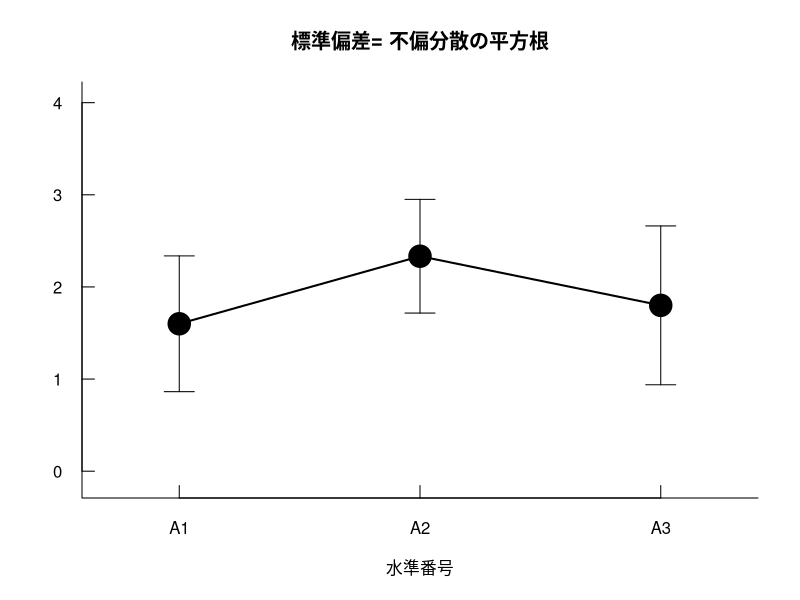

Write the R code that produced this figure.
#######　分散分析ｓＡ(１要因参加者内)　#######

## js-STARの入力: sA
levA <- 3
n    <- c(15,15,15)

data <- c(
 1, 2, 1,
 1, 2, 1,
 1, 2, 1,
 2, 3, 4,
 3, 2, 2,
 1, 1, 2,
 1, 2, 1,
 2, 3, 2,
 2, 3, 2,
 1, 3, 1,
 2, 3, 2,
 1, 2, 1,
 3, 3, 2,
 2, 2, 2,
 1, 2, 3
)
## js-STARの入力おわり

## スタック形式のデータセット
s  <- gl(mean(n), levA)
A  <- gl(levA, 1, n[1]*levA)
sA <- data.frame(s, A, data)
N  <- mean(n)

## 基本統計量の計算
hk  <- tapply(sA$data, sA$A, mean)
sd  <- tapply(sA$data, sA$A, sd)
mi  <- tapply(sA$data, sA$A, min)
ma  <- tapply(sA$data, sA$A, max)

tx1 <- matrix(round(c(
  n,
  hk,
  sd,
  mi,
  ma
  ), 4), nc=5 )
colnames(tx1) <- c(
  "   Ｎ",
  "     Mean",
  "       SD",
  "   Min",
  "   Max" )
rownames(tx1) <- c(
  paste("A.", 1:levA, sep="")
  )


## 作図：プロット＆ラインズ
suij <- 1:levA           # 水準番号
xjik <- c(1-.3, levA+.3) # ｘ軸の拡幅
bai=2                    # ｙ軸の拡幅倍率
yjik <- c(
  min(hk)-max(sd)*bai,
  max(hk)+max(sd)*bai)

plot(suij, hk,                 # 描点指定
  bty="l", xli=xjik, yli=yjik, # 枠の設定
  tck=0.03,                    # 目盛り突起
  las=1,                       # 目盛り正立
  xlab=c("水準番号"),
  ylab=c(""),
  xaxt="n",
  main=c("標準偏差= 不偏分散の平方根")
  )
axis(side=1,
     at=1:levA,
     tck=0.03,
     labels=c("A1","A2","A3")
     )
arrows(
  suij,hk, suij,hk+sd, # ＳＤ上向き
  ang=90, le=0.15 )    # 矢羽の角度と長さ
arrows(
  suij,hk, suij,hk-sd, # ＳＤ下向き
  ang=90, le=0.15 )

lines (suij,hk, lwd=2,col=1) # 線幅、線色
points(suij,hk, pch=21,      # 描点21番
       cex=3, bg=1 )         # ４倍、黒色


## 分散分析
kx2 <- c()
kx2 <- anova(lm(data~s+A, sA))
tx2 <- c()
tx2 <- matrix(round( c(
  kx2$S,kx2$D,kx2$M,kx2$F,kx2$P
  ), 4), nr=3)
colnames(tx2) <- c(
  "       SS",
  "  df",
  "       MS",
  "      Ｆ",
  "     ｐ")
rownames(tx2) <- c(
  "　ｓ　",
  "要因Ａ",
  "ｓ×Ａ")

kx3 <- c()
kx3 <- pairwise.t.test( # 多重比較
  sA$data, sA$A,
  p.ad="BH", pair=1)    # 対応あり
tx3 <- c()
tx3 <- round(kx3$p.v, 4)
dimnames(tx3) <- list(
  c(paste("A.", 2:levA,   sep="")),
  c(paste("　　 A.", 2:levA-1, sep="")) )

## パワーアナリシス
df1 <- kx2$D[2]
df2 <- kx2$D[3]
Fa  <- kx2$F[2]
es  <- sqrt(Fa*df1/df2) # ES.f


# 検出力
epsi <- 1  # 球面性ε=1

dmat <- matrix(sA$data,nr=N,by=1)
fugo <- sign(cor(dmat))
vsum <- sum(cor(dmat)^2*fugo)-levA
corr <- sqrt(  # 平均相関
  abs(vsum)/(levA^2-levA)
  )*sign(vsum)

corr <- abs(sum(cor(dmat))-levA)/(levA^2-levA) # 単純平均

NCP <-  # 非心度
  es^2*levA*N*(1/(1-corr))*epsi
crF <- qf(0.05,
  df1=df1,df2=df2,low=0)
pow <- 1-pf(crF,
  df1=df1,df2=df2,ncp=NCP)

ncp0 <- es^2*levA*N
pow0 <- 1-pf(
  crF,df1=df1,df2=df2,ncp=ncp0)

ncpSPSS <- es^2*df2
powSPSS <- 1-pf(
  crF,df1=df1,df2=df2,ncp=ncpSPSS)

# α
crF  <- qf(0.20,df1=df1,df2=df2,ncp=NCP)
alph <- pf(crF,df1=df1,df2=df2,low=0)

# Ｎのシミュレーション
DFv <- NA
kos <- 0   # 出力回数
if (pow<0.80)
  for(i in 1:100000){
    if (kos>1) i=99999
    else {
      DF2  <- df2+(i*0.01)
      DF2  <- min(DF2, 1000)
      ncp <- es^2*levA*(DF2/df1+1)*(1/(1-corr))*epsi
      crF  <- qf(0.95,df1=df1,df2=DF2)
      beta <- pf(crF, df1=df1,df2=DF2,ncp=ncp)

      if (beta<0.20) kos=kos+1
      if (kos==1)    DFv <- c(DF2, DFv) }
  }
if (pow>0.80)
  for(i in 1:100000){
    if (kos>1) i=99999
    else {
      DF2  <- df2-(i*0.01)
      DF2  <- max(DF2, 2)
      ncp <- es^2*levA*(DF2/df1+1)*(1/(1-corr))*epsi
      crF  <- qf(0.95,df1=df1,df2=DF2)
      beta <- pf(crF, df1=df1,df2=DF2,ncp=ncp)

      if (beta>0.20) kos=kos+1
      if (kos==1)    DFv <- c(DF2, DFv) }
  }

tx4 <- c()
tx4 <- matrix(round(c(
  Fa, es, pow, pow0, powSPSS
  ), 4), nr=1 )
colnames(tx4) <- c(
  "Ｆ値",
  " 効果量ｆ",
  " 検出力1",
  " 検出力0",
  " 検出力2" )
rownames(tx4) <- c(
  "要因Ａ" )

tz8 <- c()
tz8 <- matrix(round(c(
  es, 0.80, alph, df1, df2,
  es, 0.80, 0.05, df1, DFv[1]
  ), 4), nr=2, by=1 )
colnames(tz8) <- c(
  "効果量ｆ",
  " 検出力",
  "     α",
  "df1",
  "    df2")
rownames(tz8) <- c(
  " α の計算",
  " Ｎ の計算")

tz9 <- c()
tz9 <- matrix(round(c(
   ceiling(DFv[1]/df1+1),
   N,
   corr
   ), 4), nr=1)
rownames(tz9) <- c("Ｎ=df2/df1+1")
colnames(tz9) <- c(
  "次回総数",
  "  今回のＮ",
  "  水準間相関" )

# Mauchly.test
kx5 <- c()
kx5 <- mauchly.test(lm(dmat~1), X=~1)
tx5 <- c()
tx5 <- matrix(round(c(
  kx5$stat,
  kx5$p.val,
  1/(levA-1)
  ), 4), nr=1 )
rownames(tx5) <- c("要因Ａ")
colnames(tx5) <- c(
  "Mauchly's W",
  "    ｐ値",
  "  下限ε" )

kx6 <- c()
kx6 <- anova(lm(dmat~1), X=~1,
  test="Spherical" )
tx6 <- c()
tx6 <- matrix(round(c(
  kx6$F[1],
  kx6$Pr[1],
  kx6$G[1],
  kx6$H[1]
  ), 4), nr=1)
colnames(tx6) <- c(
  "   Ｆ値",
  "   ｐ値",
  "  G-G調整値",
  " H-F調整値" )
rownames(tx6) <- c(
  "要因Ａ" )

options(digits=5)
options(scipen=5)
###########################
#  分散分析 sＡ-design：  #
#　　１要因 参加者内計画  #
###########################
tx1 # 基本統計量（SD=不偏分散の平方根）

tx2 # 分散分析表

tx4 # 効果量ｆと検出力(1-β)
    # Part.η2(偏イータ２乗)= f^2/(f^2+1)
    # 検出力1 は非心度推定= f^2*DataSize, r=r
    # 検出力0 は非心度推定= f^2*DataSize, r=0
    # 検出力2 は非心度推定= f^2*DFsxa

tx3 # 多重比較（参加者内ｔ検定）
# 数値は調整後のｐ値（両側確率）
# ｐ値の調整は Benjamini & Hochberg(1995) による

tz8 # パワーアナリシス
    # ■ NA が出力されたら計算不能
tz9 # Ｎ(total sample size)の計算

tx5 # 球面性の検定（水準=２なら不要）
    # p<α なら球面性不成立！
tx6 # 球面性不成立のときの自由度調整Ｆ検定

# ○オプション：［↑］⇒行頭の♯を消す⇒［Enter］
# windows();boxplot(data~A,d=sA,las=1) # 箱ひげ図
# kx6[0,] # 自由度調整係数ε(epsilon)

# _/_/_/ Powered by js-STAR _/_/_/
